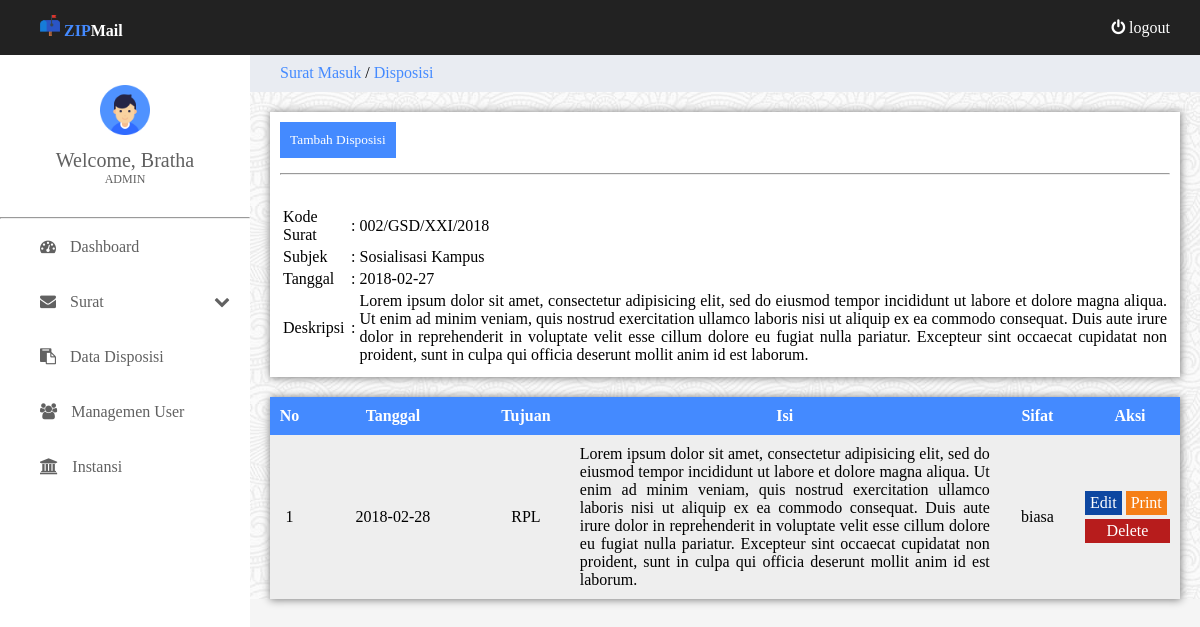
The page /?show=disposisi&id_mail=15 (signed in) on the database its author committed.
### tables this page shows
CREATE TABLE `mail_in` (
  `id_mail` int(4) NOT NULL AUTO_INCREMENT,
  `mail_code` varchar(50) NOT NULL,
  `incoming_at` date NOT NULL,
  `mail_date` date NOT NULL,
  `mail_from` varchar(50) NOT NULL,
  `mail_to` varchar(50) NOT NULL,
  `subject` varchar(50) NOT NULL,
  `dess` text NOT NULL,
  `status` int(5) NOT NULL,
  `file` varchar(50) NOT NULL,
  `id_mail_type` int(2) NOT NULL,
  `id_user` int(2) NOT NULL,
  PRIMARY KEY (`id_mail`),
  KEY `id_mail_type` (`id_mail_type`),
  KEY `id_user` (`id_user`),
  CONSTRAINT `mail_in_ibfk_1` FOREIGN KEY (`id_mail_type`) REFERENCES `mail_type` (`id_mail_type`),
  CONSTRAINT `mail_in_ibfk_2` FOREIGN KEY (`id_user`) REFERENCES `user` (`id_user`)
);

CREATE TABLE `disposition` (
  `id_disposition` int(4) NOT NULL AUTO_INCREMENT,
  `disposition_at` varchar(50) NOT NULL,
  `disposition_date` date NOT NULL,
  `dess` text NOT NULL,
  `notification` varchar(50) NOT NULL,
  `id_mail` int(2) NOT NULL,
  `id_user` int(2) NOT NULL,
  PRIMARY KEY (`id_disposition`),
  KEY `id_mail` (`id_mail`),
  KEY `id_user` (`id_user`),
  CONSTRAINT `disposition_ibfk_2` FOREIGN KEY (`id_user`) REFERENCES `user` (`id_user`)
);

### inc/fungsi.php (called while the page is built, shortened)
<?php
  class Koneksi
  {
  public function __construct(){
    $this->connect = new mysqli('localhost','root','','mail');
  }
  }
  class Fungsi extends Koneksi
  {
  public function view($query){
    $result = $this->connect->query($query);
    $rows = array();
    while ($row = $result->fetch_assoc()) {
      $rows[] = $row;
    }
    return $rows;
  }
}
?>

### content/disposisi.php (the view, shortened to what this page needs)
<!DOCTYPE html>
<html>
  <head>
  </head>
  <body class="col-12">
    <div class="title-content">
      <a href="?show=surat-masuk">Surat Masuk</a> / <a href="#">Disposisi</a>
    </div>
    <?php
      include 'inc/fungsi.php';
      $fungsi = new Fungsi();
      $id_mail = $_GET['id_mail'];
      $dataSurat = "SELECT * FROM mail_in WHERE id_mail=$id_mail";
      $view = $fungsi->view($dataSurat);
    ?>
    <div class="containers">
      <div class="col-6"><a href="?show=td-disposisi&id_mail=<?php echo $id_mail ?>"><button type="button" name="button" class="btn-add-data">Tambah Disposisi</button></a></div>
      <hr class="hr-disposisi">
      <?php foreach ($view as $key => $row){ ?>
        <table>
          <tr>
            <td>Kode Surat</td>
            <td>:</td>
            <td><?php echo $row['mail_code'] ?></td>
          </tr>
          <tr>
            <td>Subjek</td>
            <td>:</td>
            <td><?php echo $row['subject'] ?></td>
          </tr>
          <tr>
            <td>Tanggal</td>
            <td>:</td>
            <td><?php echo $row['mail_date'] ?></td>
          </tr>
          <tr>
            <td>Deskripsi</td>
            <td>:</td>
            <td class="dess"><?php echo $row['dess'] ?></td>
          </tr>
        </table>
      <?php } ?>
    </div>
    <div class="containertbl">
      <table class="col-12 table-data">
        <thead class="header-table-data">
          <tr>
            <th>No</th>
            <th>Tanggal</th>
            <th>Tujuan</th>
            <th style="width:420px;">Isi</th>
            <th>Sifat</th>
            <th style="width:100px;">Aksi</th>
          </tr>
        </thead>
        <?php
        $query = "SELECT * FROM disposition WHERE id_mail='$id_mail'";
        $no = 1;
        $result= $fungsi->view($query);
        ?>
        <tbody  id="data-table">
          <?php foreach ($result as $key => $row) { ?>
          <tr>
            <td><center><?php echo $no++; ?></center></td>
            <td><center><?php echo $row['disposition_date']; ?></center></td>
            <td><center><?php echo $row['disposition_at']; ?></center></td>
            <td class="dess"><?php echo $row['dess']; ?></td>
            <td><center><?php echo $row['notification'] ?></center></td>
            <td>
              <a class="btn-blu btn-aksi" href="index.php?show=u-disposisi&id_disposition=<?php echo $row['id_disposition']; ?>&id_mail=<?php echo $id_mail; ?>">Edit</a>
              <a class="btn-ylw btn-aksi" href="inc/print/print-disposisi.php?id_disposition=<?php echo $row['id_disposition']; ?>&id_mail=<?php echo $id_mail; ?>">Print</a>
              <a class="btn-red btn-aksi col-10" href="inc/delete/d-disposisi.php?id_disposition=<?php echo $row['id_disposition']; ?>&id_mail=<?php echo $id_mail; ?>">Delete</a>
            </td>
          </tr>
          <?php } ?>
        </tbody>
      </table>
    </div>
  </body>
</html>

### assets/css/master.css (style rules this page uses)
* { margin: 0; font-family: sans serif; }
.col-6 { width: 50%; }
.col-10 { width: 83.33%; }
.col-12 { width: 100%; }
.title-content { background-color: #E9ECF2; margin-left: -50px; padding: 10px 0; padding-left: 60px; margin-bottom: 20px; }
.title-content a { text-decoration: none; color: #448aff; }
.containers { background-color: white; color: black; margin-right: 20px; margin-bottom: 20px; padding: 10px 10px; box-shadow: 0.5px 0.5px 8px 0.5px grey; }
.containertbl { background-color: white; color: black; margin-right: 20px; margin-bottom: 20px; box-shadow: 0.5px 0.5px 8px 0.5px grey; }
.btn-add-data { border: none; background-color: #448aff; color: white; padding: 10px 10px; cursor: pointer; outline: none; }
.hr-disposisi { margin: 15px 0 30px 0; }
.table-data { border-spacing: 0px; }
.table-data thead tr { background-color: #448aff; color: white; }
.table-data thead tr th { padding: 10px 0; }
.table-data tbody tr td { padding: 10px 5px; }
.table-data tbody tr:nth-child(2n+1) { background-color: #eeeeee; }
.dess { text-align: justify; }
.btn-aksi { text-decoration: none; text-align: center; border: none; padding: 3px 5px; margin: 2px 0; display: inline-block; }
.btn-red { background-color: #b71c1c; color: white; }
.btn-blu { background-color: #0d47a1; color: white; }
.btn-ylw { background-color: #f57f17; color: white; }

### index.php (style rules this page uses)
body { background-color: #f5f5f5; }

### rows shown on the page
mail_in: mail_code "002/GSD/XXI/2018", subject "Sosialisasi Kampus", mail_date "2018-02-27", dess "Lorem ipsum dolor sit amet, consectetur adipisicing elit, sed do eiusmod tempor incididunt ut labore et dolore magna aliqua. Ut enim ad minim veniam, quis nostrud exercitation ullamco laboris nisi ut aliquip ex ea commodo consequat. Duis aute irure dolor in reprehenderit in voluptate velit esse cillum dolore eu fugiat nulla pariatur. Excepteur sint occaecat cupidatat non proident, sunt in culpa qui officia deserunt mollit anim id est laborum."
disposition: disposition_date "2018-02-28", disposition_at "RPL", dess "Lorem ipsum dolor sit amet, consectetur adipisicing elit, sed do eiusmod tempor incididunt ut labore et dolore magna aliqua. Ut enim ad minim veniam, quis nostrud exercitation ullamco laboris nisi ut aliquip ex ea commodo consequat. Duis aute irure dolor in reprehenderit in voluptate velit esse cillum dolore eu fugiat nulla pariatur. Excepteur sint occaecat cupidatat non proident, sunt in culpa qui officia deserunt mollit anim id est laborum.", notification "biasa"

### other values the page prints
$name "Bratha"
$level "ADMIN"
